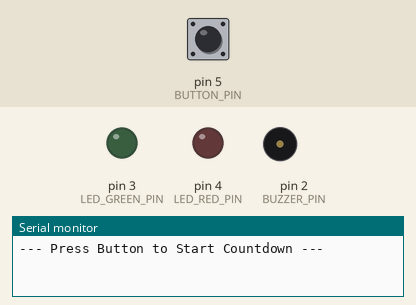
Simulated run of this sketch. Board: Arduino Uno, built with avr-gcc and run on an emulated ATmega328P. Shown: output pins drawn as LEDs (lit = HIGH), buzzer (waves = sounding, pin HIGH), the last lines printed to the serial monitor. Dashed ring = blinking. The inputs (shaded band) are chosen by the test bench; at power-on: pin 5 (BUTTON_PIN) HIGH.

Above: at 1.2 s.
1.3 s: pin 5 (BUTTON_PIN) pulled LOW for 0.15 s
At 2.35 s:
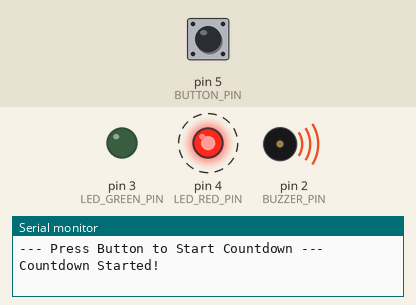
4.4 s: pin 5 (BUTTON_PIN) pulled LOW for 1 s
At 5.34 s:
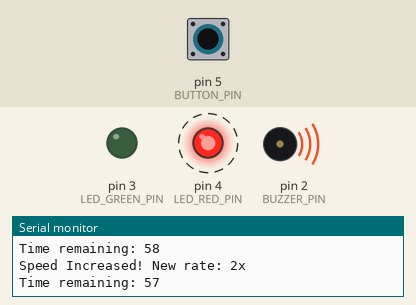
7.4 s: pin 5 (BUTTON_PIN) pulsed LOW 5 times (0.12 s each, 0.3 s apart)
At 13.2 s:
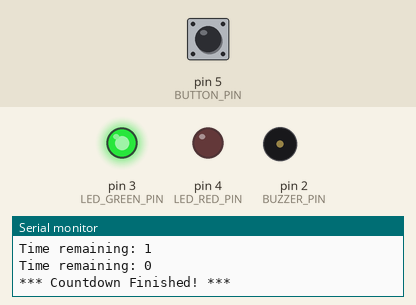
13.4 s: pin 5 (BUTTON_PIN) pulled LOW for 3.2 s
At 15.2 s:
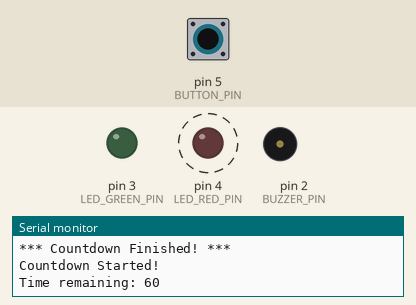
Timing chart, 0 to 19.1 s (numbered marks = the images above; inputs shaded):
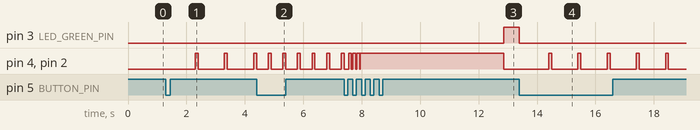

Measured:
- after the input at 1.3 s, pin 4 (LED_RED_PIN), pin 2 (BUZZER_PIN): alternates HIGH for 0.10 s and LOW for 0.90 s, starting after 1.0 s
- after the input at 4.4 s, pin 4 (LED_RED_PIN), pin 2 (BUZZER_PIN): alternates HIGH for 0.10 s and LOW for 0.40 s, starting after 0.40 s
- after the input at 7.4 s, pin 3 (LED_GREEN_PIN): LOW → HIGH after 5.5 s
- after the input at 13.4 s, pin 3 (LED_GREEN_PIN): HIGH → LOW at once; pin 4 (LED_RED_PIN), pin 2 (BUZZER_PIN): alternates HIGH for 0.10 s and LOW for 0.90 s, starting after 1.0 s

The sketch:

Timer_Circuit.ino
```cpp
const int BUTTON_PIN = 5;      // Pushbutton connected to D5
const int BUZZER_PIN = 2;      // Buzzer connected to D2
const int LED_GREEN_PIN = 3;   // Green LED (D3)
const int LED_RED_PIN = 4;     // Red LED (D2)

int buttonState;
int lastButtonState = HIGH;
bool countdownRunning = false;

int countdownTime = 60;                   // Countdown start time (in seconds)
unsigned long previousMillis = 0;
unsigned long interval = 1000;            // Initial interval (1 sec)
int speedMultiplier = 1;                  // Doubles each press during countdown
const int MAX_MULTIPLIER = 16;             // Max speed 8x
const unsigned long DEBOUNCE_DELAY = 200; // Avoid rapid re-triggers
unsigned long lastPressTime = 0;

void setup() {
  Serial.begin(9600);
  pinMode(BUTTON_PIN, INPUT_PULLUP);
  pinMode(BUZZER_PIN, OUTPUT);
  pinMode(LED_GREEN_PIN, OUTPUT);
  pinMode(LED_RED_PIN, OUTPUT);

  // Initially everything OFF
  digitalWrite(BUZZER_PIN, LOW);
  digitalWrite(LED_GREEN_PIN, LOW);
  digitalWrite(LED_RED_PIN, LOW);

  Serial.println("--- Press Button to Start Countdown ---");
}

void loop() {
  buttonState = digitalRead(BUTTON_PIN);
  unsigned long currentMillis = millis();

  // --- Button press detection with debounce ---
  if (buttonState == LOW && lastButtonState == HIGH && (currentMillis - lastPressTime) > DEBOUNCE_DELAY) {
    lastPressTime = currentMillis;

    if (!countdownRunning) {
      // Start the countdown
      countdownRunning = true;
      countdownTime = 60;
      interval = 1000;
      speedMultiplier = 1;
      Serial.println("Countdown Started!");
      digitalWrite(LED_GREEN_PIN, LOW); // Green off while counting
      previousMillis = millis();
    } else {
      // Accelerate the countdown
      if (speedMultiplier < MAX_MULTIPLIER) {
        speedMultiplier *= 2;
        interval = 1000 / speedMultiplier;
        Serial.print("Speed Increased! New rate: ");
        Serial.print(speedMultiplier);
        Serial.println("x");
      } else {
        Serial.println("Maximum speed reached!");
      }
    }
  }

  lastButtonState = buttonState;

  // --- Countdown logic ---
  if (countdownRunning) {
    if (currentMillis - previousMillis >= interval) {
      previousMillis = currentMillis;

      // Red blink + beep per count
      digitalWrite(LED_RED_PIN, HIGH);
      digitalWrite(BUZZER_PIN, HIGH);
      delay(100);
      digitalWrite(LED_RED_PIN, LOW);
      digitalWrite(BUZZER_PIN, LOW);

      Serial.print("Time remaining: ");
      Serial.println(countdownTime);

      countdownTime--;

      // End of countdown
      if (countdownTime < 0) {
        Serial.println("*** Countdown Finished! ***");
        digitalWrite(LED_GREEN_PIN, HIGH); // Green ON steady
        digitalWrite(LED_RED_PIN, LOW);
        digitalWrite(BUZZER_PIN, LOW);
        countdownRunning = false;
      }
    }
  }
}
```
